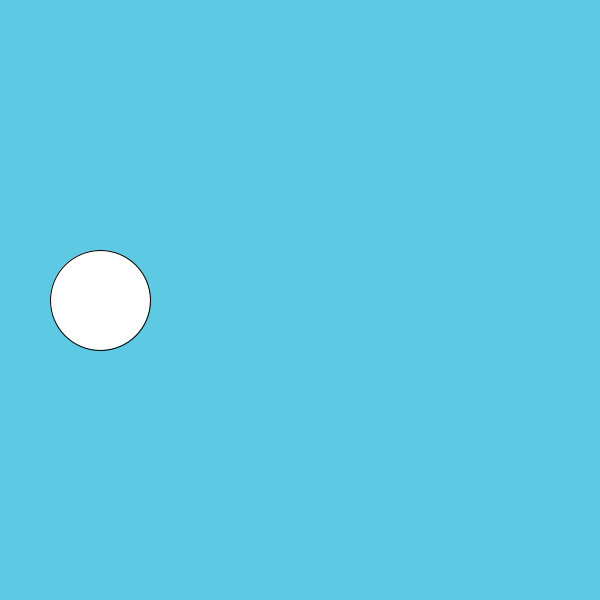
Frame 1 (no input)
Frame 60 (the mouse pressed at the canvas centre just before this capture): identical to frame 1, image omitted
Frame 120 (the mouse held since frame 60 and released just before this capture): identical to frame 1, image omitted

The Processing sketch that drew this single still picture (run headless with seeded random() and noise(); from frame 60 on, the mouse is pressed at the canvas centre):

// Processing sketch: slippery_dot
// ── slippery_dot.pde

 // Make a slippery dot. When you click on the dot it will slide to a new location.
 
 
 // 1. Create three integer variables to represent the x, y, and the size of the ellipse
     int x = 100;
     int y = 300;
     int ellipseSize = 100;
    void setup() {
      // 2. Set the size of your sketch
      size(600,600);
    
    }
    
    void draw() {
    
      // 3. Set the background color of your sketch
      background(#5EC9E3);
      
      // 4. Draw an ellipse using the variables created at the top of the sketch for the location and size of your ellipse. 
      //    Make sure it fits in the window. Change the variables if it does not.
      ellipse(x,y,ellipseSize,ellipseSize);
    
    }
    
    /******** This method gets called automatically when you press the mouse ************/
    void mousePressed() {
      //5. Create an integer variable called distance
      int distance = getDistanceFromMouse(x,y);
      //6. The getDistanceFromMouse() method below returns a number.
      //   Set the value of your distance variable to the value returned by the getDistance method
      //   You will need to pass the x and y location of your ellipse to this method.
        
          
      //7.  Use an if statement to check if your distance variable is < the radius of the ellipse
      //    If it is, make a new x AND y for the ellipse, for a new random location on the window
      //    Hint: Use code like this      x = (int) random(width);
       if (distance < ellipseSize){
         x = (int) random(width); 
         y = (int) random(width);  
       }
      
    }
    
    /********  This method gives you the number of pixels between the mouse and the x,y point ***********/
    int getDistanceFromMouse(int x, int y) {
      return (int)Math.sqrt(Math.pow((mouseX-x),2) + Math.pow((mouseY-y),2));
    }
